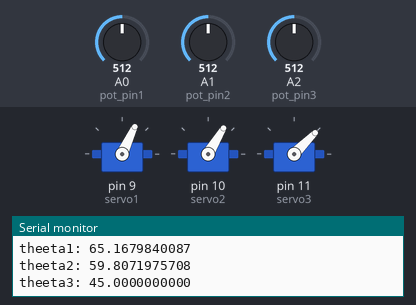
The sketch below on a simulated Arduino Uno, built with avr-gcc and run on an emulated ATmega328P. Parts: 3 × servo, the last lines printed to the serial monitor. The inputs (shaded band) are chosen by the test bench; at power-on: A0 (pot_pin1) = 512, A1 (pot_pin2) = 512, A2 (pot_pin3) = 512.

Above: at 5.3 s.
5.4 s: A0 (pot_pin1) set to 498
At 6.3 s:
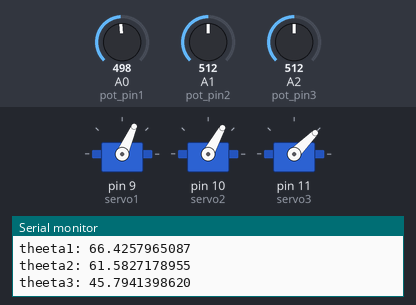
7.3 s: A1 (pot_pin2) set to 716
At 10.3 s:
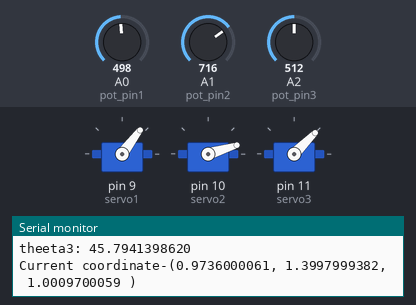
10.7 s: A2 (pot_pin3) set to 122
At 14.5 s:
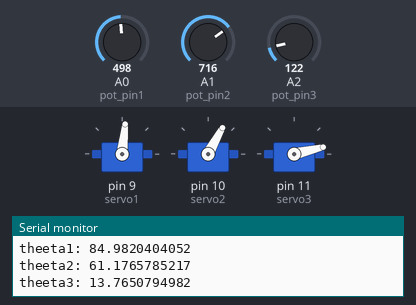
15.0 s: A1 (pot_pin2) set to 511
At 17.4 s:
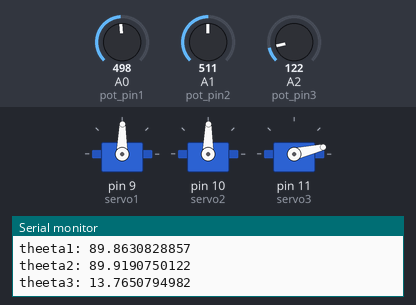
18.0 s: A0 (pot_pin1) set to 27
At 19.52 s:
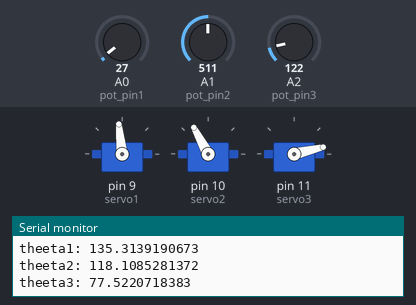
21.5 s: A0 (pot_pin1) set to 22
Timing chart, 0 to 24.5 s (numbered marks = the images above; inputs shaded):
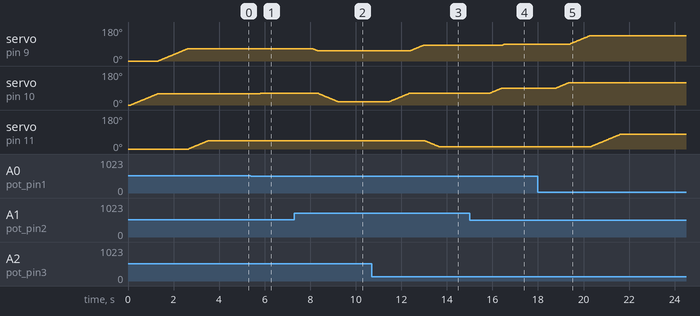

The sketch:

Dof3_code.ino
```cpp
#include <Servo.h>
#define pi 3.14159265358979323846
Servo servo1;
Servo servo2;
Servo servo3;
double pos1=0;
double pos2=0;
double pos3=0;
double angular_speed=50; //degree per second
int dp;
int pot_pin1=A0;
int pot_pin2=A1;
int pot_pin3=A2;
int pot1_value;
int pot2_value;
int pot3_value;
double x;
double y;
double z;
double radius=2;
void setup()
{
  Serial.begin(9600);
  servo1.attach(9, 500, 2500);
  servo2.attach(10, 500, 2500);
  servo3.attach(11, 500, 2500);
  servo1.write(pos1);
  servo2.write(pos1);
  servo3.write(pos1);
  delay(15);
}

void loop()
{//funcopen
  pot1_value = analogRead(pot_pin1);
  pot2_value = analogRead(pot_pin2);
  pot3_value = analogRead(pot_pin3);
  x = map(pot1_value, 0, 1023, 0, 200000);
  y = map(pot2_value, 0, 1023, 0, 200000);
  z = map(pot3_value, 0, 1023, 0, 200000);
  double alpha,theeta2,theeta1,theeta3,x1;

  x=x/100000;
  y=y/100000;
  z=z/100000;
  x1=x;
  x= sqrt((x*x)+(z*z));

  if(4>=((x*x)+(y*y)))
     {//yoblock

    theeta3=atan((z/x1));
    theeta3=theeta3*(180/pi);


    alpha= acos((2-(x*x)-(y*y))/2);
    theeta2= pi-alpha;
    theeta1 = atan(y/x)+atan(sin(theeta2)/(1+cos(theeta2)));


    theeta1=(180/pi)*theeta1;

    theeta2=(180/pi)*theeta2;
  	delay(15);
    Serial.print("Current coordinate-(");
  	Serial.print(x1, DEC);
    Serial.print(", ");
  	Serial.print(y, DEC);
    Serial.print(", ");
  	Serial.print(z, DEC);
    Serial.println(" )");
    Serial.print("theeta1: ");
    Serial.println(theeta1, DEC);
    Serial.print("theeta2: ");
    Serial.println(theeta2, DEC);
    Serial.print("theeta3: ");
    Serial.println(theeta3, DEC);


	double time=1/angular_speed;
    time=time*1000;


    if(sqrt((x*x)+(z*z))<=radius)
    {//disco
    if(theeta2<=pos2)//expand,ie,angle2 decrease
    {//dancer
      if(theeta1>pos1)
      	{//woo
    	for(int i=pos1; i<=theeta1;i++)
    		{//....
      			servo1.write(i);
      			delay(time);
    		}//....
    	pos1=theeta1;
  		servo1.write(theeta1);
    	}//woo
    	else
    	{//hmmmm
      		for(int i=pos1; i>=theeta1;i--)
    			{
      				servo1.write(i);
     				delay(time);
    			}
    		pos1=theeta1;
  			servo1.write(theeta1);
    	}//hmmm


    	for(int i=pos2; i>=theeta2;i--)
    		{//..
      			servo2.write(i);
      			delay(time);
    		}//..
    	pos2=theeta2;
  		servo2.write(theeta2);


    }//dancer
    else//contract,ie,theeta2 increase
    {//kooool

     	for(int i=pos2; i<=theeta2;i++)
    	{
      		servo2.write(i);
      		delay(time);
    	}
    	pos2=theeta2;
  		servo2.write(theeta2);
      	if(theeta1>pos1)
      	{
    		for(int i=pos1; i<=theeta1;i++)
    		{
      			servo1.write(i);
      			delay(time);
    		}
    		pos1=theeta1;
  			servo1.write(theeta1);
    	}
    	else
    	{
      		for(int i=pos1; i>=theeta1;i--)
    			{
      				servo1.write(i);
     				delay(time);
    			}
    		pos1=theeta1;
  			servo1.write(theeta1);
    	}
    }
      //motor3
      if (theeta3>=pos3)
    {
      for(int i=pos3; i<=theeta3; i++)
      {
        servo3.write(i);
      	delay(time);
      }
      pos3=theeta3;
  	  servo3.write(theeta3);
    }
    else
    {
      for(int i=pos3; i>=theeta3;i--)
    	{
      		servo3.write(i);
     		delay(time);
    	}
      pos3=theeta3;
  	  servo3.write(theeta3);
    }
    }//disco
    else
    {//disco2
      if (theeta3>=pos3)
    {
      for(int i=pos3; i<=theeta3; i++)
      {
        servo3.write(i);
      	delay(time);
      }
      pos3=theeta3;
  	  servo3.write(theeta3);
    }
    else
    {
      for(int i=pos3; i>=theeta3;i--)
    	{
      		servo3.write(i);
     		delay(time);
    	}
      pos3=theeta3;
  	  servo3.write(theeta3);
    }
      //
       if(theeta2<=pos2)//expand,ie,angle2 decrease
    {//pooooooooo
      if(theeta1>pos1)
      	{
    	for(int i=pos1; i<=theeta1;i++)
    		{
      			servo1.write(i);
      			delay(time);
    		}
    	pos1=theeta1;
  		servo1.write(theeta1);
    	}
    	else
    	{
      		for(int i=pos1; i>=theeta1;i--)
    			{
      				servo1.write(i);
     				delay(time);
    			}
    		pos1=theeta1;
  			servo1.write(theeta1);
    	}

    	for(int i=pos2; i>=theeta2;i--)
    		{
      			servo2.write(i);
      			delay(time);
    		}
    	pos2=theeta2;
  		servo2.write(theeta2);


    }//pooo
    else//contract,ie,theeta2 increase
    {

     	for(int i=pos2; i<=theeta2;i++)
    	{
      		servo2.write(i);
      		delay(time);
    	}
    	pos2=theeta2;
  		servo2.write(theeta2);
      	if(theeta1>pos1)
      	{
    		for(int i=pos1; i<=theeta1;i++)
    		{
      			servo1.write(i);
      			delay(time);
    		}
    		pos1=theeta1;
  			servo1.write(theeta1);
    	}
    	else
    	{
      		for(int i=pos1; i>=theeta1;i--)
    			{
      				servo1.write(i);
     				delay(time);
    			}
    		pos1=theeta1;
  			servo1.write(theeta1);
    	}
    }
    }//disco2

    radius=sqrt((x*x)+(z*z));
    }//yoblock
  else
     {//yipee
       Serial.println("INAPPROPRIATE COORDINATES");
    	delay(15);
     }//yipee


  delay(1000);
}//funcclose
```

Measured:
- after the input at 5.4 s, servo on pin 9 (servo1): 65° → 66° after 0.44 s; servo on pin 10 (servo2): 59° → 61° after 0.38 s
- after the input at 7.3 s, servo on pin 9 (servo1): moves from 66° to 53° over 0.24 s, starting after 0.80 s; servo on pin 10 (servo2): moves from 61° to 17° over 0.86 s, starting after 1.1 s
- after the input at 10.7 s, servo on pin 9 (servo1): moves from 53° to 84° over 0.60 s, starting after 1.7 s; servo on pin 10 (servo2): moves from 17° to 61° over 0.86 s, starting after 0.77 s; servo on pin 11 (servo3): moves from 45° to 13° over 0.62 s, starting after 2.3 s
- after the input at 15.0 s, servo on pin 9 (servo1): 84° → 89° after 1.4 s; servo on pin 10 (servo2): moves from 61° to 89° over 0.54 s, starting after 0.86 s
- after the input at 18.0 s, servo on pin 9 (servo1): moves from 89° to 135° over 0.90 s, starting after 1.4 s; servo on pin 10 (servo2): moves from 89° to 118° over 0.56 s, starting after 0.79 s; servo on pin 11 (servo3): moves from 13° to 72° over 1.2 s, starting after 2.3 s
